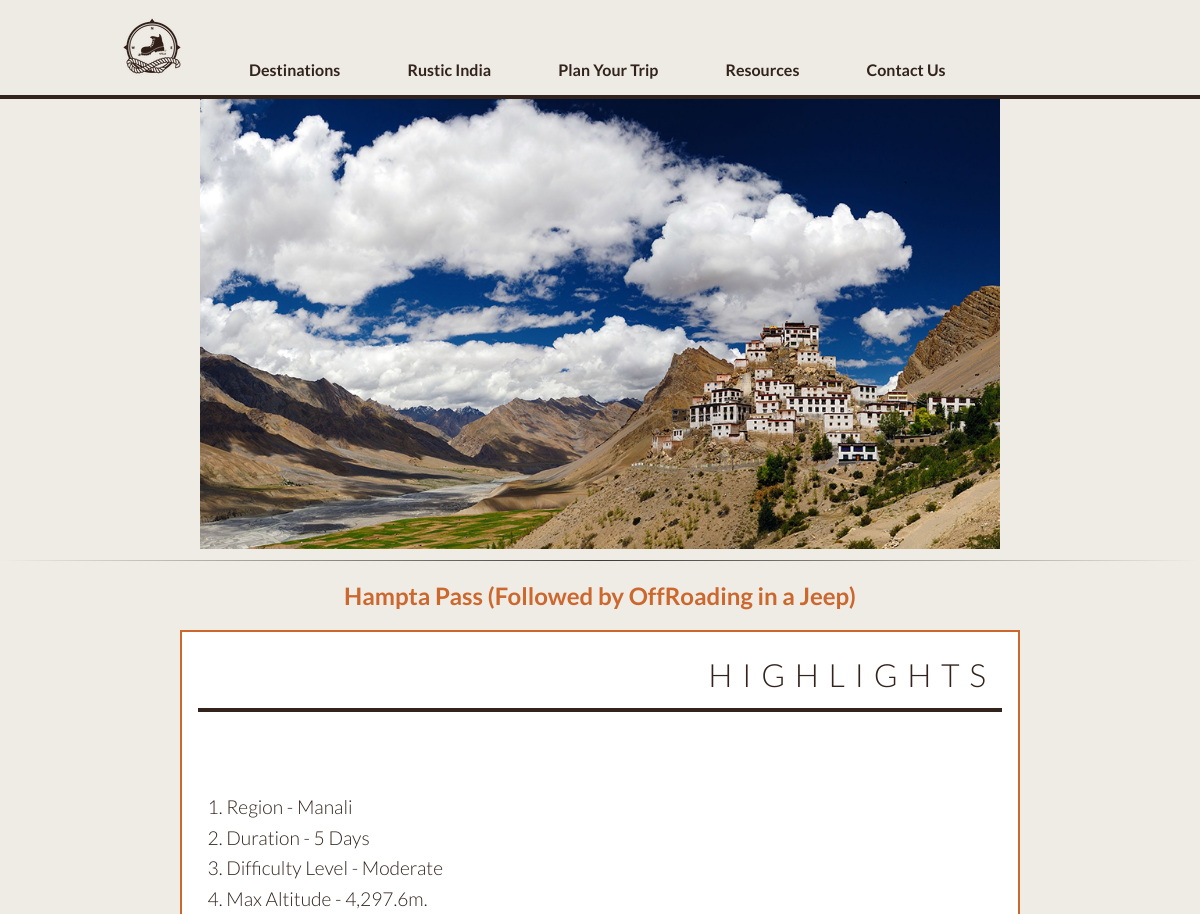
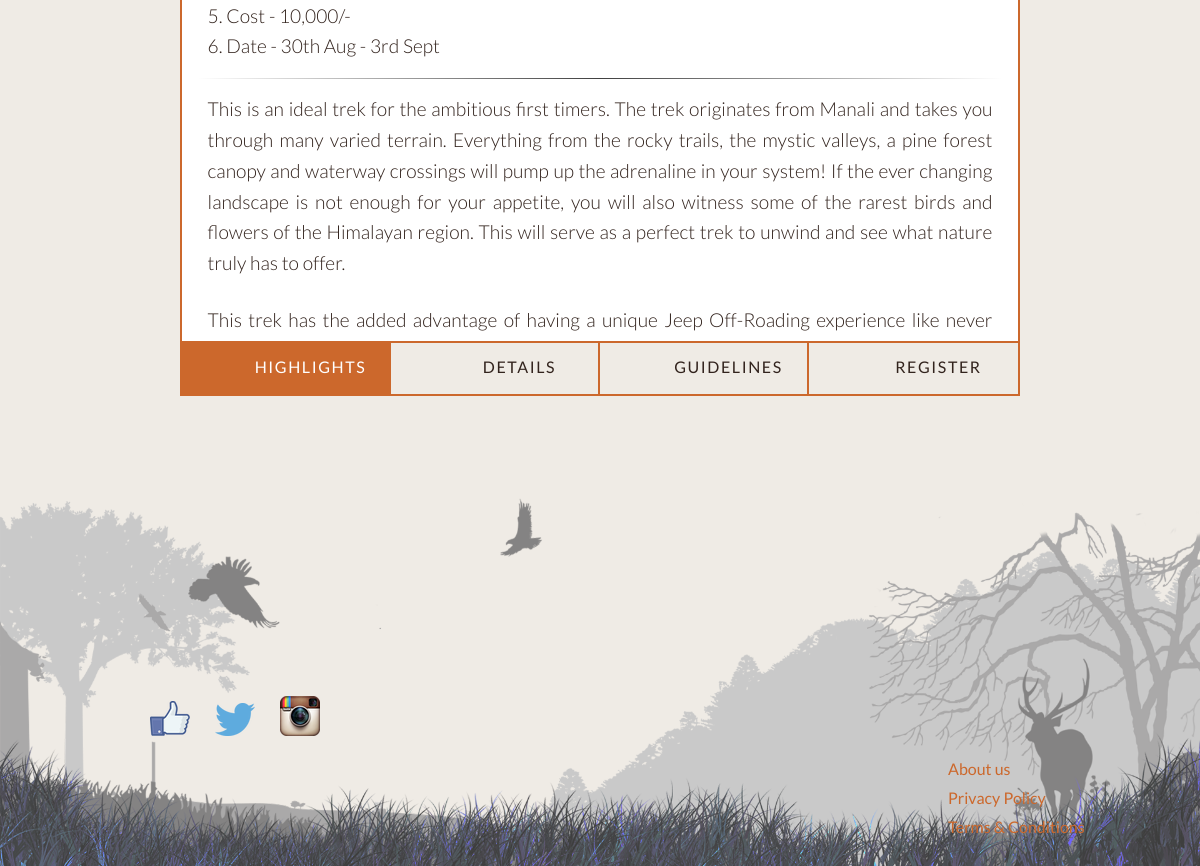
The app's page /route.php?id=1 with its own data (2 pictures, top to bottom).
### tables this page shows
CREATE TABLE `routes` (
  `id` int(11) NOT NULL AUTO_INCREMENT,
  `title` varchar(255) DEFAULT NULL,
  `belongsTo` int(11) DEFAULT NULL,
  `type` enum('fixed','unique','other') DEFAULT NULL,
  `image` varchar(255) DEFAULT NULL,
  `fixedDate` varchar(100) NOT NULL,
  PRIMARY KEY (`id`),
  KEY `belongsTo` (`belongsTo`),
  CONSTRAINT `routes_ibfk_1` FOREIGN KEY (`belongsTo`) REFERENCES `destinations` (`id`)
);

CREATE TABLE `destinations` (
  `id` int(11) NOT NULL AUTO_INCREMENT,
  `title` varchar(255) DEFAULT NULL,
  `codeName` varchar(255) DEFAULT NULL,
  `cover` varchar(255) NOT NULL,
  PRIMARY KEY (`id`)
);

CREATE TABLE `info` (
  `id` int(11) NOT NULL AUTO_INCREMENT,
  `title` varchar(255) DEFAULT NULL,
  `vital` text,
  `intro` text,
  `brief` text,
  `belongsTo` int(11) DEFAULT NULL,
  `details` text,
  `guidelines` text,
  PRIMARY KEY (`id`),
  KEY `belongsTo` (`belongsTo`),
  CONSTRAINT `info_ibfk_1` FOREIGN KEY (`belongsTo`) REFERENCES `routes` (`id`)
);

### route.php (the view, shortened to what this page needs)
<?php
	if(isset($_POST['submit'])){
		require_once("config.php");
		mysql_connect($DB_HOST,$DB_USER,$DB_PASS);
		mysql_select_db($DB_NAME);
		$trekDate	=	mysql_real_escape_string($_POST['date']);
		$des		=	mysql_real_escape_string($_GET["id"]);
		$data		=	mysql_fetch_object(mysql_query("SELECT * FROM routes WHERE `id` = '$des';"))->type;
		if($data=="fixed"){
			$trekDate="";
		}
		$firstName	=	mysql_real_escape_string($_POST['fname']);
		$sql="SELECT * FROM routes WHERE id=$des;";
		$query=mysql_query($sql) or die(mysql_error());
		$data=mysql_fetch_object($query);
		$des=$data->title;
		$email 		=	mysql_real_escape_string($_POST['email']);
		$dob		=	mysql_real_escape_string($_POST['dob']);
		$gender		=	mysql_real_escape_string($_POST['gender']);
		$address	=	mysql_real_escape_string($_POST['mail']);
		$city		=	mysql_real_escape_string($_POST['city']);
		$country	=	mysql_real_escape_string($_POST['country']);
		$phoneNum	=	mysql_real_escape_string($_POST['mobile']);
		$referal	=	mysql_real_escape_string($_POST['refereal']);
		$sql		=	"INSERT INTO PlanYourWeekEnd (`fname`, `lname`, `email`, `dob`, `sex`, `address`, `city`, `state`, `country`, `mobile`, `referer`, `dateOfTrip`, `destination`) VALUES('$firstName', '', '$email', '$dob','$gender','$address','$city','','$country','$phoneNum','$referal','','$des');";
		if(mysql_query($sql)){
			header("location:thankYou.php?success");
		}else{
			header("location:thankYou.php?fail");
		}
	}else{
?><?php
				$id		=	mysql_real_escape_string($_GET['id']);
				$sql	=	"SELECT destinations.cover,routes.title,routes.type,routes.image,routes.fixedDate AS fixedDate,info.title AS tit,info.vital,info.brief,info.details,info.guidelines,info.intro FROM routes,destinations,info WHERE routes.belongsTo=destinations.id AND routes.id='$id' AND info.belongsTo=routes.id;";
				$query	=	mysql_query($sql) or die(mysql_error());
				$data	=	mysql_fetch_object($query);
			?>
<!DOCTYPE html>
<html lang="en" class="no-js">
<?php require 'partials/navbar.php' ?>
	<head>
		<link rel="stylesheet" type="text/css" href="css/content_default.css" />
		<link rel="stylesheet" type="text/css" href="css/content_component.css" />
	</head>
	<body>
		<div class="container">
			<div class="main">
			<center>
			<img id="image" src="<?php echo $data->cover;?>" style='width:auto;' height="450" border="0" alt="cover">
			</center>
			<hr>
			<h2 style="text-align:center"><?php
				echo $data->tit;
			?></h2>
				<div id="cbp-contentslider" class="cbp-contentslider">
					<ul>
						<li id="slide1">
							<h3>Highlights</h3>
							<div>
								<div class="cbp-content">
									<p>
										<?php echo nl2br($data->vital."</p><hr><p>".$data->intro."</p><hr><p>".$data->brief); ?>
								</div>
							</div>
						</li>
					</ul>
						<nav>
							<a href="#slide1" class=""><span>Highlights</span></a>
							<a href="#slide2" class=""><span>Details</span></a>
							<a href="#slide3" class=""><span>Guidelines</span></a>
							<a href="#slide4" class=""><span>Register</span></a>
						</nav>
				</div>
				<?php require 'partials/footer.php' ?>
			</div>
		</div>
	</body>
</html>
<?php } ?>

### css/default.css (style rules this page uses)
body { min-width: 1170px; }
body, html { font-size: 100%; padding: 0; margin: 0; background-color: #efebe5; }
*, *:after, *:before { -webkit-box-sizing: border-box; -moz-box-sizing: border-box; box-sizing: border-box; }
body, header { font-family: 'Lato', Calibri, Arial, sans-serif; color: #32231d; }
a { color: #efebe5; text-decoration: none; }

### css/component.css (style rules this page uses)
hr { border: 0; height: 1px; background-image: -webkit-linear-gradient(left, rgba(0,0,0,0), rgba(0,0,0,0.75), rgba(0,0,0,0)); background-image: -moz-linear-gradient(left, rgba(0,0,0,0), rgba(0,0,0,0.75), rgba(0,0,0,0)); background-image: -ms-linear-gradient(left, rgba(0,0,0,0), rgba(0,0,0,0.75), rgba(0,0,0,0)); background-image: -o-linear-gradient(left, rgba(0,0,0,0), rgba(0,0,0,0.75), rgba(0,0,0,0)); }

### css/content_default.css (style rules this page uses)
body, html { font-size: 100%; padding: 0; margin: 0; }
body { font-family: 'Lato', Calibri, Arial, sans-serif; color: #cc682d; }
a { color: #cc682c; text-decoration: none; }
.main, .container > header { width: 100%; margin: 0 auto; }

### css/content_component.css (style rules this page uses)
body, html { font-size: 100%; padding: 0; margin: 0; }
body { font-family: 'Lato', Calibri, Arial, sans-serif; color: #cc682d; }
a { color: #cc682c; text-decoration: none; }
.main, .container > header { width: 100%; margin: 0 auto; }
html, body, .container, .main { height: 100%; }
.cbp-contentslider { width: 70%; height: 85%; margin: 1em auto; position: relative; border: 2px solid #cc682c; }
.cbp-contentslider > ul { list-style: none; height: 100%; width: 100%; overflow: scroll; position: relative; padding: 0; margin: 0; }
.cbp-contentslider > ul li { position: absolute; width: 100%; height: 100%; left: 0; top: 0; padding: 1em; background: #fff; }
.cbp-contentslider nav { position: absolute; bottom: 0; left: 0; right: 0; height: 3.313em; z-index: 1000; border-top: 2px solid #cc682c; overflow: hidden; }
.cbp-contentslider nav a { float: left; display: block; width: 20%; height: 100%; font-weight: 400; letter-spacing: 0.1em; overflow: hidden; color: #32231d; background: #efebe5; outline: none; text-align: center; line-height: 3; position: relative; padding-left: 3.125em; text-transform: uppercase; border-right: 2px solid #cc682c; -webkit-transition: color 0.2s ease-in-out, background-color 0.2s ease-in-out; -moz-transition: color 0.2s ease-in-out, background-color 0.2s ease-in-out; transition: color 0.2s ease-in-out, background-color 0.2s ease-in-out; }
.cbp-contentslider nav a span { display: block; }
.cbp-contentslider nav a:last-child { border: none; box-shadow: 1px 0 #cc682c; }
.cbp-contentslider nav a.rc-active { background-color: #cc682c; color: #fff; }
.cbp-contentslider h3 { font-size: 2em; height: 2em; line-height: 1.7; font-weight: 300; margin: 0 0 0.3em; position: relative; color: #32231d; text-transform: uppercase; text-align: right; letter-spacing: 0.3em; padding: 0 0.2em 0 0; border-bottom: 4px solid #32231d; }
.cbp-contentslider li > div { position: absolute; top: 9em; bottom: 3.313em; width: 100%; left: 0; padding: 0 1em; overflow-x: hidden; overflow-y: auto; }
.cbp-contentslider .cbp-content { vertical-align: top; padding: 1em 0; }
.cbp-contentslider p { color: #32231d; padding: 0 0.5em 0.4em; margin: 0; font-size: 1.2em; font-weight: 300; text-align: justify; line-height: 1.6; }

### records on screen
routes: belongsTo.cover (picture), info.title "Hampta Pass (Followed by OffRoading in a Jeep)", info.vital+intro+brief "1. Region - Manali 2. Duration - 5 Days 3. Difficulty Level - Moderate 4. Max Altitude - 4,297.6m. 5. Cost - 10,000/- 6. Date - 30th Aug - 3rd Sept This is an ideal trek for the ambitious first timers. The trek originates from Manali and takes you through many varied terrain. Everything from the rocky trails, the mystic valleys, a pine forest canopy and waterway crossings will pump up the adrenaline in your system! If the ever changing landscape is not enough for your appetite, you will also witness some of the rarest birds and flowers of the Himalayan region. This will serve as a perfect trek to unwind and see what nature truly has to offer. This trek has the added advantage of having a…"
